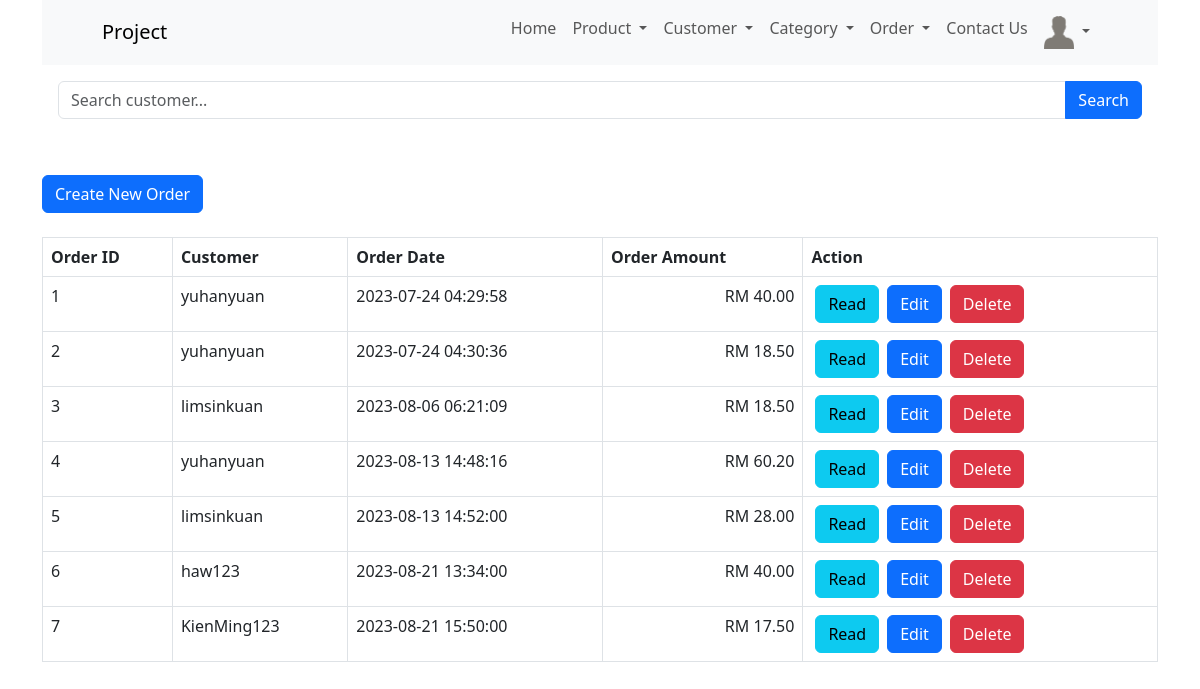
The app's page /order_read.php (signed in) with its own data.
### tables this page shows
CREATE TABLE IF NOT EXISTS `order_summary` (
  `order_id` int NOT NULL AUTO_INCREMENT,
  `customer_id` int NOT NULL,
  `order_date` datetime NOT NULL,
  PRIMARY KEY (`order_id`),
  KEY `customer_id` (`customer_id`)
);

CREATE TABLE IF NOT EXISTS `customers` (
  `user_id` int NOT NULL AUTO_INCREMENT,
  `username` varchar(20) NOT NULL,
  `image` varchar(100) NOT NULL DEFAULT 'default_user.png',
  `first_name` varchar(20) NOT NULL,
  `last_name` varchar(20) NOT NULL,
  `password` text NOT NULL,
  `email` varchar(30) NOT NULL,
  `date_of_birth` date NOT NULL,
  `registration_date_time` datetime NOT NULL DEFAULT CURRENT_TIMESTAMP ON UPDATE CURRENT_TIMESTAMP,
  `gender` enum('male','female') NOT NULL,
  `status` enum('active','inactive') NOT NULL DEFAULT 'active',
  PRIMARY KEY (`user_id`),
  UNIQUE KEY `username` (`username`)
);

### order_read.php (the view, shortened to what this page needs)
<html lang="en">
<head>
    <link href="https://cdn.jsdelivr.net/npm/bootstrap@5.3.0/dist/css/bootstrap.min.css" rel="stylesheet">
</head>
<body>
    <div class="container">
        <?php
        include 'menu/menu.php';
        ?>
        <?php
        include 'config/database.php';
        $searchKeyword = isset($_GET['search']) ? $_GET['search'] : '';
        $query = "SELECT customers.username, order_summary.order_date, order_summary.order_id FROM order_summary INNER JOIN customers ON customers.user_id = order_summary.customer_id";
        $query .= " ORDER BY order_id ASC";
        $stmt = $con->prepare($query);
        $stmt->execute();
        $num = $stmt->rowCount();
        echo '<div class="p-3">
            <form method="GET" action="">
                <div class="input-group mb-3">
                    <input type="text" class="form-control" name="search" placeholder="Search customer..." value="' . str_replace('%', '', $searchKeyword) . '">
                    <button class="btn btn-primary" type="submit">Search</button>
                </div>
            </form>
        </div>';
        echo "<br><div><a href='order_create.php' class='btn btn-primary m-b-1em'>Create New Order</a></div>" . "<br>";
        if ($num > 0) {
            echo "<table id='product_table' class='table table-hover table-responsive table-bordered'>";
            echo "<tr>";
            echo "<th>Order ID</th>";
            echo "<th>Customer</th>";
            echo "<th>Order Date</th>";
            echo "<th>Order Amount</th>";
            echo "<th>Action</th>";
            echo "</tr>";
            $decimaltotal=0;
            for ($i = 1; $i <= $num; $i++) {
                $total = 0;
                $totalquery = "SELECT products.name, products.price, products.promote_price, order_detail.quantity FROM order_detail INNER JOIN products ON products.id = order_detail.product_id INNER JOIN order_summary ON order_summary.order_id = order_detail.order_id INNER JOIN customers ON customers.user_id = order_summary.customer_id WHERE order_detail.order_id=:id";
                $totalstmt = $con->prepare($totalquery);
                $totalstmt->bindParam(':id', $i);
                $totalstmt->execute();
                $row = $stmt->fetch(PDO::FETCH_ASSOC);
                extract($row);
                echo "<tr>";
                echo "<td>{$order_id}</td>";
                echo "<td>{$username}</td>";
                echo "<td>{$order_date}</td>";
                while ($totalrow = $totalstmt->fetch(PDO::FETCH_ASSOC)) {
                    if ($totalrow['promote_price'] < $totalrow['price'] && $totalrow['promote_price'] > 0) {
                        $theprice = $totalrow['promote_price'];
                    } else {
                        $theprice = $totalrow['price'];
                    }
                    $amount = $totalrow['quantity'] * $theprice;
                    $total += $amount;
                    $decimaltotal = number_format($total, '2', '.');
                }
                echo "<td class = 'text-end'>RM {$decimaltotal}</td>";
                echo "<td>";
                echo "<a href='order_detail_read.php?id={$order_id}' class='btn btn-info m-r-1em mx-1'>Read</a>";
                echo "<a href='order_update.php?id={$order_id}' class='btn btn-primary m-r-1em mx-1'>Edit</a>";
                echo "<a href='#' onclick='delete_order({$order_id});'  class='btn btn-danger mx-1'>Delete</a>";
                echo "</td>";
                echo "</tr>";
            }
            echo "</table>";
        } else {
            echo "<div class='alert alert-danger'>No records found.</div>";
        }
        ?>
    </div>
</body>
</html>

### records on screen
order_summary: order_id "1", customer.username "yuhanyuan", order_date "2023-07-24 04:29:58", decimaltotal "40.00"
order_summary: order_id "2", customer.username "yuhanyuan", order_date "2023-07-24 04:30:36", decimaltotal "18.50"
order_summary: order_id "3", customer.username "limsinkuan", order_date "2023-08-06 06:21:09", decimaltotal "18.50"
order_summary: order_id "4", customer.username "yuhanyuan", order_date "2023-08-13 14:48:16", decimaltotal "60.20"
order_summary: order_id "5", customer.username "limsinkuan", order_date "2023-08-13 14:52:00", decimaltotal "28.00"
order_summary: order_id "6", customer.username "haw123", order_date "2023-08-21 13:34:00", decimaltotal "40.00"
order_summary: order_id "7", customer.username "KienMing123", order_date "2023-08-21 15:50:00", decimaltotal "17.50"
